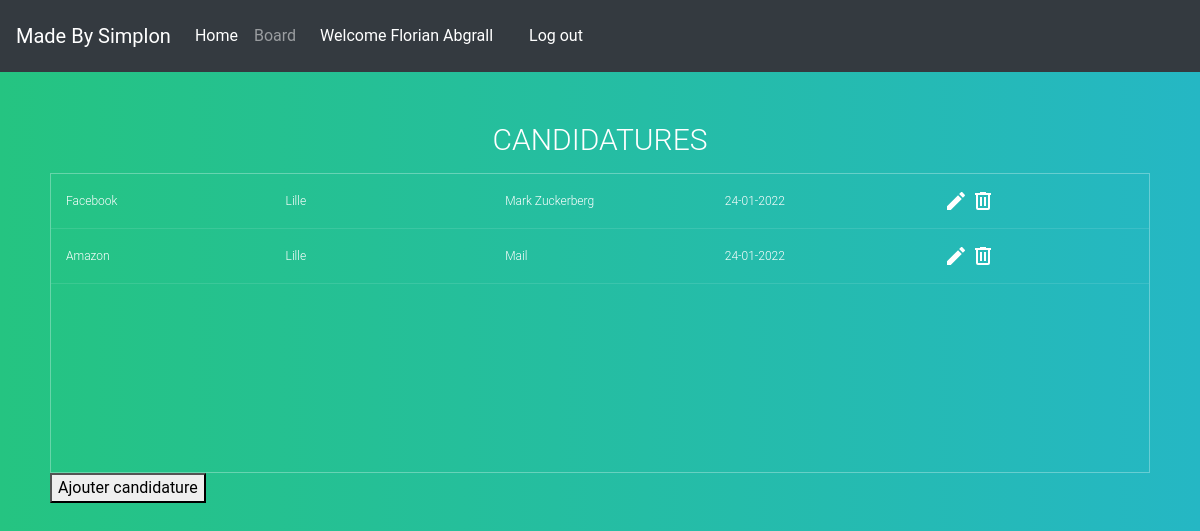
Screenshot of /board (signed in) with the database file from the repository.
### App/models.py (models this page shows, shortened)
class Users(db.Model,UserMixin):
    id = db.Column(db.Integer(), primary_key=True, nullable=False, unique=True)
    last_name = db.Column(db.String(length=30), nullable=False)
    first_name = db.Column(db.String(length=30), nullable=False)
    email_address = db.Column(db.String(length=50), nullable=False, unique=True)
    password_hash = db.Column(db.String(length=60), nullable=False)
    telephone_number = db.Column(db.String(length=10), nullable=True)
    is_admin = db.Column(db.Boolean(), nullable=False, default=False)

class Enterprise(db.Model):
    id = db.Column(db.Integer(), primary_key=True, nullable=False, unique=True)
    name = db.Column(db.String(length=50), nullable=False, unique=True)
    place = db.Column(db.String(length=50), nullable=False)

class Candidacy(db.Model):
    id = db.Column(db.Integer(), primary_key=True, nullable=False, unique=True)
    user_id = db.Column(db.Integer(), nullable=False)
    enterprise_id = db.Column(db.Integer(), nullable=False)
    contact = db.Column(db.String(length=50), nullable=False)
    date = db.Column(db.String(), nullable=False)
    date_retry = db.Column(db.Date(), nullable=True)

### App/routes.py (the view)
@app.route('/board', methods=['GET','POST'])
@login_required
def board_page():
    req = Request()
    if (current_user.is_admin == True):
        return render_template('board.html', title = ["Nom", "Prenom","Nom Entreprise", "Ville","Contact", "Date", "Status",""],User=req.request_all_nomination())
    else:
        return render_template('board.html', title = ["Nom Entreprise", "Ville","Contact", "Date", "Status",""],User=req.request_nomination_by_id(current_user.id))

### App/models.py (called while the page is built)
@login_manager.user_loader
def load_user(user_id):
    return Users.query.get(int(user_id))

### App/request.py (called while the page is built)
    def get_db_connection(self):
        return(sqlite3.connect('App/candidature.db'))

    def request_nomination_by_id(self, id):
        connection = self.get_db_connection()
        request = "SELECT E.name, E.place, C.contact, C.date FROM Candidacy as C Join Users as U ON U.id = C.user_id JOIN Enterprise as E ON E.id = C.enterprise_id WHERE U.id = "+ str(id)
        result = connection.execute(request).fetchall()
        connection.close()
        return result

### App/templates/board.html (shortened to what this page needs)
{% extends "base.html" %}
{% block content %}
<section>
  <h1>Candidatures</h1>
  <div class="tbl-content">
    <table cellpadding="0" cellspacing="0" border="0">
      <tbody>
        {% for row in User%}
        <tr>
          {% for info in row %}
          <td>{{ info }}</td>
          {% endfor %}
          {% if current_user.is_admin == False %}
          <td>
            <svg style="width:24px;height:24px" viewBox="0 0 24 24">
              <path fill="currentColor"
                d="M20.71,7.04C21.1,6.65 21.1,6 20.71,5.63L18.37,3.29C18,2.9 17.35,2.9 16.96,3.29L15.12,5.12L18.87,8.87M3,17.25V21H6.75L17.81,9.93L14.06,6.18L3,17.25Z" />
            </svg>
            <svg style="width:24px;height:24px" viewBox="0 0 24 24">
              <path fill="currentColor"
                d="M9,3V4H4V6H5V19A2,2 0 0,0 7,21H17A2,2 0 0,0 19,19V6H20V4H15V3H9M7,6H17V19H7V6M9,8V17H11V8H9M13,8V17H15V8H13Z" />
            </svg>
          </td>
          {% endif %}
        </tr>
        {% endfor %}
      </tbody>
    </table>
  </div>
  {% if current_user.is_admin == False %}
  <div>
    <a href="{{ url_for('add_candidature') }}">
      <button type="button">Ajouter candidature</button>
    </a>
  </div>
  {% endif %}
</section>
{% endblock %}

### App/templates/base.html (shortened to what this page needs)
<!doctype html>
<html lang="en">
<head>
  <link rel="stylesheet" href="https://stackpath.bootstrapcdn.com/bootstrap/4.4.1/css/bootstrap.min.css"
 />
  <link rel="stylesheet" href="https://stackpath.bootstrapcdn.com/font-awesome/4.7.0/css/font-awesome.min.css"
 />
  <link rel="stylesheet" href="/static/style.css">
</head>
<body>
  <nav class="navbar navbar-expand-lg navbar-dark bg-dark">
    <a class="navbar-brand" href="#">Made By Simplon</a>
    <div class="collapse navbar-collapse" id="navbar">
      <ul class="navbar-nav">
        <li class="nav-item">
          <a class="nav-link active" aria-current="page" href="{{ url_for('home_page') }}">Home</a>
        </li>
        {% if current_user.is_authenticated %}
        <li class="nav-item">
          <a class="nav-link" href="{{ url_for('board_page') }}">Board</a>
        </li>
        {% else %}
        <li class="nav-item">
          <a class="nav-link" href="{{ url_for('login_page') }}">Board</a>
        </li>
        {% endif %}
      </ul>
      <div>
        {% if current_user.is_authenticated %}
        <span class="navbar-text">
          <a class="nav-link">Welcome {{ current_user.first_name }} {{ current_user.last_name }}</a>
        </span>
        <span class="navbar-text">
          <a class="nav-link" href="{{ url_for('logout_page') }}">Log out</a>
        </span>
        {% else %}
        <span class="navbar-text">
          <a class="nav-link" href="{{ url_for('login_page') }}">Log in</a>
        </span>
        {% endif %}
      </div>
    </div>
  </nav>
  {% block content %}
  {% endblock %}
</html>

### App/static/style.css (style rules this page uses)
h1 { font-size: 30px; color: #fff; text-transform: uppercase; font-weight: 300; text-align: center; margin-bottom: 15px; }
table { width:100%; table-layout: fixed; }
.tbl-content { height:300px; overflow-x:auto; margin-top: 0px; border: 1px solid rgba(255,255,255,0.3); }
td { padding: 15px; text-align: left; vertical-align:middle; font-weight: 300; font-size: 12px; color: #fff; border-bottom: solid 1px rgba(255,255,255,0.1); }
body { background: -webkit-linear-gradient(left, #25c481, #25b7c4); background: linear-gradient(to right, #25c481, #25b7c4); font-family: 'Roboto', sans-serif; }
section { margin: 50px; }

### rows the page displays
Users: first_name "Florian", last_name "Abgrall"
Candidacy: contact "Mark Zuckerberg", date "24-01-2022"
Enterprise: name "Facebook", place "Lille"
Candidacy: contact "Mail", date "24-01-2022"
Enterprise: name "Amazon", place "Lille"
